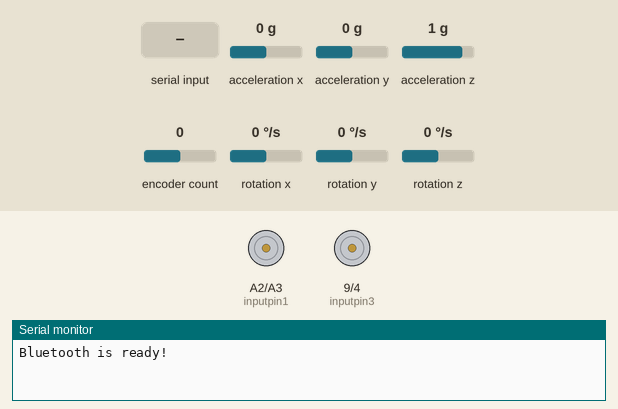
A sketch run on a simulated Arduino Uno, built with avr-gcc and run on an emulated ATmega328P. On the bench: motor-driver pin pairs drawn as motors (green arrow = first pin HIGH = forward, orange = second pin HIGH = backward, longer = more drive, scaled by the enable pin), the last lines printed to the serial monitor. The inputs (shaded band) are chosen by the test bench; at power-on: encoder count 0, acceleration y 0 g, acceleration x 0 g, acceleration z 1 g, rotation x 0 °/s, rotation y 0 °/s, rotation z 0 °/s.

Above: at 4.2 s.
4.3 s: encoder count set to 1
7.3 s: acceleration y set to -1.4 g
8.8 s: "R" received over the second serial link
At 10.0 s:
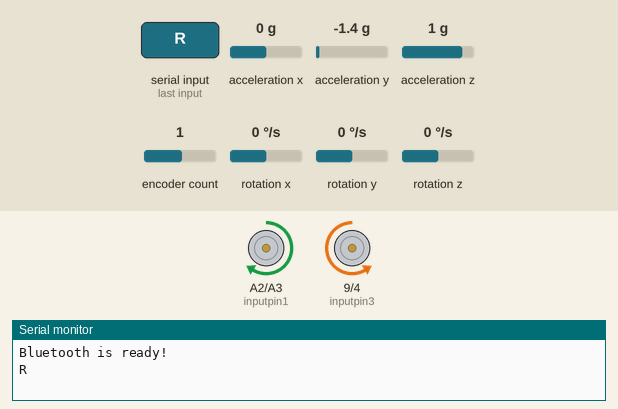
10.3 s: "L" received over the second serial link
At 11.3 s:
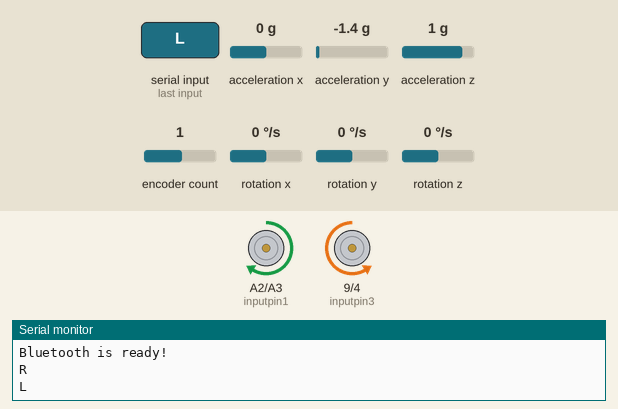
Timing chart, 0 to 13.3 s (numbered marks = the images above; inputs shaded):
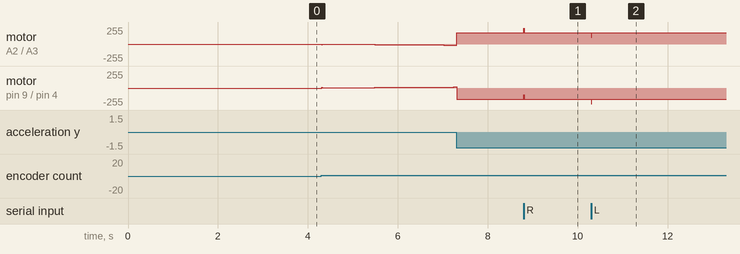

The sketch:

Task4_code.ino
```cpp
#include <Wire.h>
#include <MPU6050_light.h>
#include <Encoder.h>
#include<SoftwareSerial.h>

MPU6050 mpu(Wire);

// Motor Pins
#define inputpin1 A2    // Left motor
#define inputpin2 A3
#define inputpin3 9    // Right motor
#define inputpin4 4

#define EN1 6
#define EN2 5

// SoftwareSerial Pins for HC-05
#define RX_PIN A1
#define TX_PIN A0
SoftwareSerial bluetooth(TX_PIN, RX_PIN);

// Encoder Pins
Encoder enc(2, 3);

unsigned long lastTime = 0;
unsigned long timer = 0;
unsigned long prevTime = 0;
unsigned long positionLastTime = 0;

float motorSpeed = 0;
long old_ticks = 0;

// PID parameters for angle control
float Kp_angle = 110;  // 130
float Ki_angle = 1800;   // 1800
float Kd_angle = 9.5;   // 7.5

// PID parameters for position control
float Kp_position = 130;  // 130
float Ki_position = 225.15;  // 95.15
float Kd_position = 5; // 5

// Variables for angle PID
float tiltSetpoint_0 = 0;
float tiltSetpoint_f = 1;
float tiltSetpoint_b = -1;
float error_angle = 0;
float lastError_angle = 0;
float integral_angle = 0;
float output_angle = 0;
float derivative_angle = 0;

float pwm_0 = 0;
float pwm_f = 0;
float pwm_b = 0;

// Variables for position PID
long positionSetpoint = 0;
float lastError_position = 0;
float integral_position = 0;
float derivative_position = 0;
float error_position = 0;
float currentPos = 0;
float prevPos = 0;
float output_position = 0;

// MPU variables
float currentAngle = 0;
float currentAngle_new = 0;
float currentAngle_old = 0;

void setup() {
  Serial.begin(9600);
  bluetooth.begin(9600);

  Serial.println("Bluetooth is ready!");

  Wire.begin();
  mpu.begin();

  delay(2000);
  mpu.calcOffsets();

  // Initialize motor pins
  pinMode(EN1, OUTPUT);
  pinMode(EN2, OUTPUT);
  pinMode(inputpin1, OUTPUT);
  pinMode(inputpin2, OUTPUT);
  pinMode(inputpin3, OUTPUT);
  pinMode(inputpin4, OUTPUT);

  digitalWrite(inputpin1, LOW);
  digitalWrite(inputpin2, LOW);
  digitalWrite(inputpin3, LOW);
  digitalWrite(inputpin4, LOW);

  analogWrite(EN1, 0);
  analogWrite(EN2, 0);

}

float encoder() {
  long ticks = enc.read();  // Get raw tick count

  // Only divide when using or displaying the value
  float reduced_ticks = ticks * (360.0/2800.0);

  float distance = reduced_ticks * (14.14 / 360.0);

  if (reduced_ticks != old_ticks) {
    old_ticks = reduced_ticks;
  }

  return distance;

}

float PID(float angleSetpoint) {
  unsigned long currentTime = millis();
  double dt = (currentTime - prevTime) / 1000.0; // Calculate time step in seconds
  prevTime = currentTime;

  mpu.update();
  double acclX = mpu.getAngleX();
  // Calculate angular velocity from gyroscope
  double gyroRate = mpu.getGyroX();  // Gyroscope X-axis rate (degrees/sec)
  currentAngle_new = 0.985 * (currentAngle_old + gyroRate * dt) + (1 - 0.985) * acclX;
  currentAngle_old = currentAngle_new;
  currentAngle = currentAngle_new;

  // position PID
  currentPos = encoder();
  error_position = positionSetpoint - currentPos;
  integral_position += error_position * dt;
  derivative_position = (error_position - lastError_position) / dt;
  integral_position = constrain(integral_position, -255, 255);
  output_position = Kp_position * error_position +
                    Ki_position * integral_position +
                    Kd_position * derivative_position;
  lastError_position = error_position;

  // Angle PID
  error_angle = angleSetpoint - currentAngle;
  integral_angle += error_angle * dt;
  derivative_angle = (error_angle - lastError_angle) / dt;
  integral_angle = constrain(integral_angle, -255, 255);  // Anti-windup
  output_angle = Kp_angle * error_angle +
                 Ki_angle * integral_angle +
                 Kd_angle * derivative_angle;
  lastError_angle = error_angle;

  motorSpeed = constrain(output_position + output_angle, -170, 170);

  return motorSpeed;
}

void forward(float pwm){

  if (pwm > 0) {
    digitalWrite(inputpin1, HIGH);
    digitalWrite(inputpin2, LOW);
    digitalWrite(inputpin3, LOW);
    digitalWrite(inputpin4, HIGH);
  } else {
    digitalWrite(inputpin1, LOW);
    digitalWrite(inputpin2, HIGH);
    digitalWrite(inputpin3, HIGH);
    digitalWrite(inputpin4, LOW);
  }
  analogWrite(EN1, abs(pwm));
  analogWrite(EN2, abs(pwm));
}

void backward(float pwm){

  if (pwm > 0) {
    digitalWrite(inputpin1, HIGH);
    digitalWrite(inputpin2, LOW);
    digitalWrite(inputpin3, LOW);
    digitalWrite(inputpin4, HIGH);
  } else {
    digitalWrite(inputpin1, LOW);
    digitalWrite(inputpin2, HIGH);
    digitalWrite(inputpin3, HIGH);
    digitalWrite(inputpin4, LOW);
  }
  analogWrite(EN1, abs(pwm));
  analogWrite(EN2, abs(pwm));

}

void left(float pwm) {
  if (pwm > 0) {
    digitalWrite(inputpin1, HIGH);
    digitalWrite(inputpin2, LOW);
    digitalWrite(inputpin3, LOW);
    digitalWrite(inputpin4, HIGH);
  } else {
    digitalWrite(inputpin1, LOW);
    digitalWrite(inputpin2, HIGH);
    digitalWrite(inputpin3, HIGH);
    digitalWrite(inputpin4, LOW);
  }
  analogWrite(EN1, abs(pwm) * 0.6);
  analogWrite(EN2, abs(pwm) + 68);
}

void right(float pwm) {
  if (pwm > 0) {
    digitalWrite(inputpin1, HIGH);
    digitalWrite(inputpin2, LOW);
    digitalWrite(inputpin3, LOW);
    digitalWrite(inputpin4, HIGH);
  } else {
    digitalWrite(inputpin1, LOW);
    digitalWrite(inputpin2, HIGH);
    digitalWrite(inputpin3, HIGH);
    digitalWrite(inputpin4, LOW);
  }
  analogWrite(EN1, abs(pwm) + 68);
  analogWrite(EN2, abs(pwm) * 0.6);
}

void loop() {
  if (millis() - timer >= 10){
    // Check for Bluetooth input
    if (bluetooth.available()) {
      char input = bluetooth.read();
      Serial.println(input);
      switch(input){

        // uppercase when key is pressed || lowercase when key is released (from bluetooth app)
        case 'F':
          pwm_f = PID(tiltSetpoint_f);
          forward(pwm_f);
          break;

        case 'B':
          pwm_b = PID(tiltSetpoint_b);
          backward(pwm_b);
          break;

        case 'R':
          pwm_0 = PID(tiltSetpoint_0);
          right(pwm_0);
          break;

        case 'L':
          pwm_0 = PID(tiltSetpoint_0);
          left(pwm_0);
          break;

        // when key is released, simply balance the bot at tiltSetpoint = 0
        case 'f':
        case 'b':
        case 'r':
        case 'l':
          break;

        default:
          break;
      }
    }
    else{
      pwm_0 = PID(tiltSetpoint_0);

      if (pwm_0 > 0) {
        digitalWrite(inputpin1, HIGH);
        digitalWrite(inputpin2, LOW);
        digitalWrite(inputpin3, LOW);
        digitalWrite(inputpin4, HIGH);
      } else {
        digitalWrite(inputpin1, LOW);
        digitalWrite(inputpin2, HIGH);
        digitalWrite(inputpin3, HIGH);
        digitalWrite(inputpin4, LOW);
      }
      analogWrite(EN1, abs(pwm_0));
      analogWrite(EN2, abs(pwm_0));
    }

    timer = millis();
  }
}
```

Measured:
- after the input at 8.8 s, motor on A2 (inputpin1) / A3 (inputpin2): forward 170/255 → forward 238/255 at once, → forward 170/255 0.01 s later; motor on pin 9 (inputpin3) / pin 4 (inputpin4): backward 170/255 → backward 102/255 at once, → backward 170/255 0.01 s later
- after the input at 10.3 s, motor on A2 (inputpin1) / A3 (inputpin2): forward 170/255 → forward 102/255 at once, → forward 170/255 0.01 s later; motor on pin 9 (inputpin3) / pin 4 (inputpin4): backward 170/255 → backward 238/255 at once, → backward 170/255 0.01 s later
